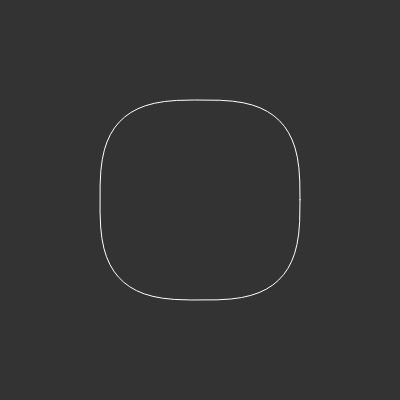
Frame 1 (no input)
Frame 60 (no input): identical to frame 1, image omitted
Frame 120 (the mouse pressed at the canvas centre since frame 60): identical to frame 1, image omitted

The p5.js sketch that drew this single still picture (run headless with seeded random() and noise() and a simulated clock; from frame 60 on, the mouse is pressed at the canvas centre):

// p5.js sketch
// ── sketch.js
/**
 * sketch.js
 *
 * p5.js 레퍼런스: http://p5js.org/reference
 * 웹기술 레퍼런스: http://developer.mozilla.org
 *
 * @author : https://github.com/Mosframe
 */

/*


*/
// -----------------------------------------------------------------
// 전역 변수들
// -----------------------------------------------------------------
var thisCanvas;
var widthSlider;
var heightSlider;
var aSlider;
var bSlider;
var nSlider;
var changing = true;

var a = 100;
var b = 100;
var n = 2;



// -----------------------------------------------------------------
// p5.js 함수들
// -----------------------------------------------------------------

function preload () {

    createElement('h1','Superellipse  : 슈퍼일립스(초타원)');
    createA('https://en.wikipedia.org/wiki/Superellipse','Superellipse Wiki');
    createDiv('');
    createA('http://paulbourke.net/geometry/superellipse/','Superellipse and Superellipsoid');
    createDiv('');
    createDiv('기본 프레임워크 구현');

    createSpan('width:');
    widthSlider = createSlider( 100, 1000, 400, 10 ).changed( ()=>{
        reset();
    });
    createSpan('height:');
    heightSlider = createSlider( 100, 1000, 400, 10 ).changed( ()=>{
        reset();
    });
    createDiv('');
    createSpan('a:');
    aSlider = createSlider( 0, 400, 100, 1 ).touchMoved( ()=>{
        a = aSlider.value();
    });
    createSpan('b:');
    bSlider = createSlider( 0, 400, 100, 1 ).touchMoved( ()=>{
        b = bSlider.value();
    });
    createSpan('n:');
    nSlider = createSlider( 0, 10, 3, 0.01 ).touchMoved( ()=>{
        n = nSlider.value();
    });

    createDiv('');
}

function setup () {

    reset();
}

function draw () {

    if( changing ) return;

    background(51);


    //var r = 100;

    stroke(255);
    noFill();

    translate( width/2, height/2 );

    beginShape();
    for( var angle=0; angle<TWO_PI; angle += 0.1 ) {

        // circle

        //var x = r * cos(r);
        //var y = r * sin(r);

        // superellipse

        var na = 2/n;
        var x = pow( abs(cos(angle)), na ) * a * sgn(cos(angle));
        var y = pow( abs(sin(angle)), na ) * b * sgn(sin(angle));

        vertex(x,y);
    }
    endShape(CLOSE);

}


// -----------------------------------------------------------------
// 사용자 정의 함수들
// -----------------------------------------------------------------


function reset () {

    changing = true;

    // 캔버스 설정

    var width = widthSlider.value();
    var height = heightSlider.value();

    if( !thisCanvas ) {
        thisCanvas = createCanvas(width,height);
    } else {
        resizeCanvas(width,height);
    }

    //frameRate(5);
    pixelDensity(1);

    // 초기화

    a = aSlider.value();
    b = bSlider.value();
    n = nSlider.value();



    changing = false;
}

// 값의 사인값 얻기

function sgn ( val ) {

    if( val > 0 ) {
        return 1;
    }
    else
    if( val < 0 ) {
        return -1;
    }
    return 0;
}
